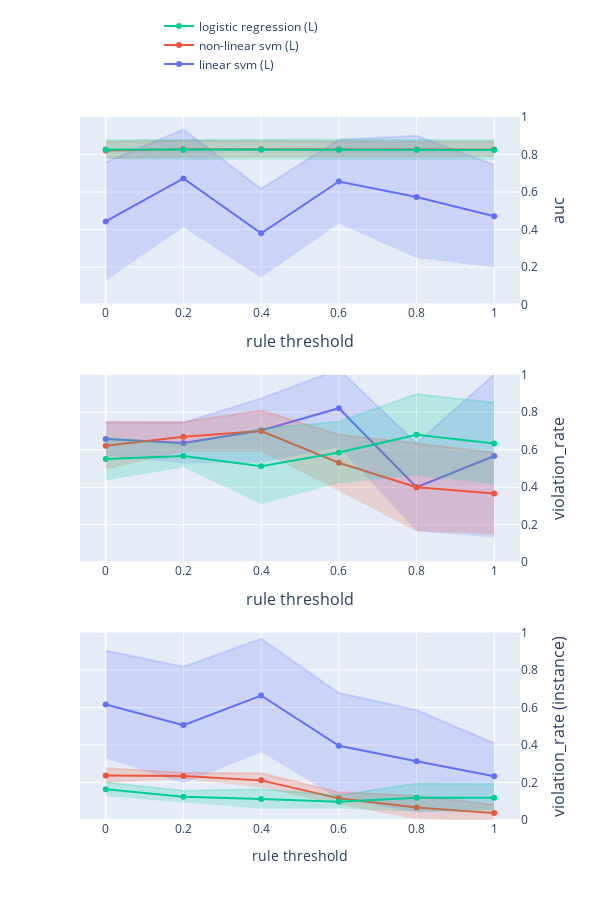

The notebook cell saved with this chart:
### Code cell
import plotly.graph_objects as go
from plotly.subplots import make_subplots


# グラフのデータを準備
# index = ['l-SVM-p', 'r-SVM-p', 'LogReg-p']

index = [
    'linear svm (L)', 
    'non-linear svm (L)', 
    'logistic regression (L)'
]

# index = [
#     'linear svm', 
#     'non-linear svm', 
#     'logistic regression'
# ]

# index = [
#     'RuleFit Classifier (disc)',
#     'tree generator (disc)',
#     'RuleFit Classifier (conti)', 
#     'tree generator (conti)',
# ]

columns = ['auc', 'violation_rate', 'violation_rate (instance)']

title_text = "rule threshold"


# サブプロットの作成
# fig = make_subplots(rows=1, cols=2, subplot_titles=('AUC', 'ルール違反率'))
fig = make_subplots(rows=len(columns), cols=1)
showlegend=True

for row_num, col in enumerate(columns):
    tmp_mean = pd.DataFrame(
        [{info: df.loc[model_name, col] for info, df in zip(infos, dfs_mean)} for model_name in index],
        index=index
    )
    tmp_std = pd.DataFrame(
        [{info: df.loc[model_name, col] for info, df in zip(infos, dfs_std)} for model_name in index],
        index=index
    )

    # グラフ1: AUC
    for i in range(len(tmp_mean)):
        fig.add_trace(
            go.Scatter(
                x=tmp_mean.columns,
                y=tmp_mean.iloc[i, :],
                mode='lines+markers',
                name=tmp_mean.index[i],
                line=dict(color=colors_mean[i]),  # ラインの色を設定
                marker=dict(color=colors_mean[i]),  # マーカーの色を設定
                showlegend=showlegend,
            ),
            row=row_num+1, col=1
        )
        fig.add_trace(
            go.Scatter(
                x=tmp_mean.columns,
                y=tmp_mean.iloc[i, :] + tmp_std.iloc[i, :],
                mode='lines',
                line=dict(color=colors_std[i]),  # ラインの色を設定
                showlegend=False
            ),
            row=row_num+1, col=1
        )
        fig.add_trace(
            go.Scatter(
                x=tmp_mean.columns,
                y=tmp_mean.iloc[i, :] - tmp_std.iloc[i, :],
                mode='lines',
                fill='tonexty',
                fillcolor=colors_std[i],
                line=dict(color='rgba(255,255,255,0)'),
                showlegend=False
            ),
            row=row_num+1, col=1
        )
    
    # x, y 軸の設定
    fig.update_xaxes(title_text=title_text, row=row_num+1, col=1, tickvals=[num / 5 for num in range(6)])
    fig.update_yaxes(title_text=col, range=[0, 1], row=row_num+1, col=1, side='right', title_font=dict(size=16))

    showlegend=False
    
# レイアウトの設定
fig.update_layout(
    height=len(columns) * 300,
    width=600,
    xaxis=dict(
        domain=[0, 1],  # 左側のsubplotの幅を調整
        title_font=dict(size=16)
    ),
    xaxis2=dict(
        domain=[0, 1],  # 右側のsubplotの幅を調整
        title_font=dict(size=16)
    ),
    legend=dict(
        x=0.5,
        y=1.15,
        orientation='h'  # 水平配置
    ),
)


# グラフの表示
fig.show()

### Figure 1 — Plotly figure (JSON) as saved in the notebook; plotly's stock layout.template omitted (floating-point values rounded to 4 significant figures)
{"data": [{"line": {"color": "rgba(99,110,250,1)"}, "marker": {"color": "rgba(99,110,250,1)"}, "mode": "lines+markers", "name": "linear svm (L)", "showlegend": true, "type": "scatter", "x": [0, 0.2, 0.4, 0.6, 0.8, 1], "xaxis": "x", "y": [0.4431, 0.6722, 0.3799, 0.6558, 0.5734, 0.4704], "yaxis": "y"}, {"line": {"color": "rgba(99,110,250,0.2)"}, "mode": "lines", "showlegend": false, "type": "scatter", "x": [0, 0.2, 0.4, 0.6, 0.8, 1], "xaxis": "x", "y": [0.7586, 0.9337, 0.6173, 0.8793, 0.8995, 0.7437], "yaxis": "y"}, {"fill": "tonexty", "fillcolor": "rgba(99,110,250,0.2)", "line": {"color": "rgba(255,255,255,0)"}, "mode": "lines", "showlegend": false, "type": "scatter", "x": [0, 0.2, 0.4, 0.6, 0.8, 1], "xaxis": "x", "y": [0.1276, 0.4107, 0.1426, 0.4322, 0.2472, 0.1971], "yaxis": "y"}, {"line": {"color": "rgba(239,85,59,1)"}, "marker": {"color": "rgba(239,85,59,1)"}, "mode": "lines+markers", "name": "non-linear svm (L)", "showlegend": true, "type": "scatter", "x": [0, 0.2, 0.4, 0.6, 0.8, 1], "xaxis": "x", "y": [0.8215, 0.8279, 0.8277, 0.8268, 0.8269, 0.8269], "yaxis": "y"}, {"line": {"color": "rgba(239,85,59,0.2)"}, "mode": "lines", "showlegend": false, "type": "scatter", "x": [0, 0.2, 0.4, 0.6, 0.8, 1], "xaxis": "x", "y": [0.8672, 0.8729, 0.8712, 0.8679, 0.8684, 0.8677], "yaxis": "y"}, {"fill": "tonexty", "fillcolor": "rgba(239,85,59,0.2)", "line": {"color": "rgba(255,255,255,0)"}, "mode": "lines", "showlegend": false, "type": "scatter", "x": [0, 0.2, 0.4, 0.6, 0.8, 1], "xaxis": "x", "y": [0.7757, 0.7828, 0.7843, 0.7857, 0.7854, 0.7861], "yaxis": "y"}, {"line": {"color": "rgba(0,204,150,1)"}, "marker": {"color": "rgba(0,204,150,1)"}, "mode": "lines+markers", "name": "logistic regression (L)", "showlegend": true, "type": "scatter", "x": [0, 0.2, 0.4, 0.6, 0.8, 1], "xaxis": "x", "y": [0.8266, 0.8255, 0.8252, 0.8254, 0.8251, 0.8245], "yaxis": "y"}, {"line": {"color": "rgba(0,204,150,0.2)"}, "mode": "lines", "showlegend": false, "type": "scatter", "x": [0, 0.2, 0.4, 0.6, 0.8, 1], "xaxis": "x", "y": [0.8774, 0.8796, 0.8782, 0.8781, 0.8779, 0.8766], "yaxis": "y"}, {"fill": "tonexty", "fillcolor": "rgba(0,204,150,0.2)", "line": {"color": "rgba(255,255,255,0)"}, "mode": "lines", "showlegend": false, "type": "scatter", "x": [0, 0.2, 0.4, 0.6, 0.8, 1], "xaxis": "x", "y": [0.7759, 0.7714, 0.7722, 0.7726, 0.7722, 0.7724], "yaxis": "y"}, {"line": {"color": "rgba(99,110,250,1)"}, "marker": {"color": "rgba(99,110,250,1)"}, "mode": "lines+markers", "name": "linear svm (L)", "showlegend": false, "type": "scatter", "x": [0, 0.2, 0.4, 0.6, 0.8, 1], "xaxis": "x2", "y": [0.6577, 0.6364, 0.7032, 0.8214, 0.4, 0.5667], "yaxis": "y2"}, {"line": {"color": "rgba(99,110,250,0.2)"}, "mode": "lines", "showlegend": false, "type": "scatter", "x": [0, 0.2, 0.4, 0.6, 0.8, 1], "xaxis": "x2", "y": [0.7458, 0.746, 0.8738, 1.03, 0.6345, 1.001], "yaxis": "y2"}, {"fill": "tonexty", "fillcolor": "rgba(99,110,250,0.2)", "line": {"color": "rgba(255,255,255,0)"}, "mode": "lines", "showlegend": false, "type": "scatter", "x": [0, 0.2, 0.4, 0.6, 0.8, 1], "xaxis": "x2", "y": [0.5696, 0.5267, 0.5326, 0.6132, 0.1655, 0.1321], "yaxis": "y2"}, {"line": {"color": "rgba(239,85,59,1)"}, "marker": {"color": "rgba(239,85,59,1)"}, "mode": "lines+markers", "name": "non-linear svm (L)", "showlegend": false, "type": "scatter", "x": [0, 0.2, 0.4, 0.6, 0.8, 1], "xaxis": "x2", "y": [0.6217, 0.6697, 0.6996, 0.531, 0.4, 0.3667], "yaxis": "y2"}, {"line": {"color": "rgba(239,85,59,0.2)"}, "mode": "lines", "showlegend": false, "type": "scatter", "x": [0, 0.2, 0.4, 0.6, 0.8, 1], "xaxis": "x2", "y": [0.7489, 0.7486, 0.8092, 0.6814, 0.6345, 0.584], "yaxis": "y2"}, {"fill": "tonexty", "fillcolor": "rgba(239,85,59,0.2)", "line": {"color": "rgba(255,255,255,0)"}, "mode": "lines", "showlegend": false, "type": "scatter", "x": [0, 0.2, 0.4, 0.6, 0.8, 1], "xaxis": "x2", "y": [0.4945, 0.5908, 0.5901, 0.3805, 0.1655, 0.1494], "yaxis": "y2"}, {"line": {"color": "rgba(0,204,150,1)"}, "marker": {"color": "rgba(0,204,150,1)"}, "mode": "lines+markers", "name": "logistic regression (L)", "showlegend": false, "type": "scatter", "x": [0, 0.2, 0.4, 0.6, 0.8, 1], "xaxis": "x2", "y": [0.5512, 0.5667, 0.5116, 0.5857, 0.68, 0.6333], "yaxis": "y2"}, {"line": {"color": "rgba(0,204,150,0.2)"}, "mode": "lines", "showlegend": false, "type": "scatter", "x": [0, 0.2, 0.4, 0.6, 0.8, 1], "xaxis": "x2", "y": [0.6656, 0.6275, 0.7133, 0.7495, 0.8968, 0.8506], "yaxis": "y2"}, {"fill": "tonexty", "fillcolor": "rgba(0,204,150,0.2)", "line": {"color": "rgba(255,255,255,0)"}, "mode": "lines", "showlegend": false, "type": "scatter", "x": [0, 0.2, 0.4, 0.6, 0.8, 1], "xaxis": "x2", "y": [0.4368, 0.5058, 0.31, 0.422, 0.4632, 0.416], "yaxis": "y2"}, {"line": {"color": "rgba(99,110,250,1)"}, "marker": {"color": "rgba(99,110,250,1)"}, "mode": "lines+markers", "name": "linear svm (L)", "showlegend": false, "type": "scatter", "x": [0, 0.2, 0.4, 0.6, 0.8, 1], "xaxis": "x3", "y": [0.6164, 0.5063, 0.6641, 0.3961, 0.3139, 0.2333], "yaxis": "y3"}, {"line": {"color": "rgba(99,110,250,0.2)"}, "mode": "lines", "showlegend": false, "type": "scatter", "x": [0, 0.2, 0.4, 0.6, 0.8, 1], "xaxis": "x3", "y": [0.904, 0.8171, 0.9674, 0.6772, 0.5864, 0.4092], "yaxis": "y3"}, {"fill": "tonexty", "fillcolor": "rgba(99,110,250,0.2)", "line": {"color": "rgba(255,255,255,0)"}, "mode": "lines", "showlegend": false, "type": "scatter", "x": [0, 0.2, 0.4, 0.6, 0.8, 1], "xaxis": "x3", "y": [0.3289, 0.1954, 0.3609, 0.115, 0.04148, 0.05744], "yaxis": "y3"}, {"line": {"color": "rgba(239,85,59,1)"}, "marker": {"color": "rgba(239,85,59,1)"}, "mode": "lines+markers", "name": "non-linear svm (L)", "showlegend": false, "type": "scatter", "x": [0, 0.2, 0.4, 0.6, 0.8, 1], "xaxis": "x3", "y": [0.2369, 0.235, 0.2114, 0.1154, 0.06699, 0.03671], "yaxis": "y3"}, {"line": {"color": "rgba(239,85,59,0.2)"}, "mode": "lines", "showlegend": false, "type": "scatter", "x": [0, 0.2, 0.4, 0.6, 0.8, 1], "xaxis": "x3", "y": [0.2766, 0.2515, 0.2494, 0.1481, 0.1288, 0.08126], "yaxis": "y3"}, {"fill": "tonexty", "fillcolor": "rgba(239,85,59,0.2)", "line": {"color": "rgba(255,255,255,0)"}, "mode": "lines", "showlegend": false, "type": "scatter", "x": [0, 0.2, 0.4, 0.6, 0.8, 1], "xaxis": "x3", "y": [0.1972, 0.2184, 0.1734, 0.08267, 0.005166, -0.007845], "yaxis": "y3"}, {"line": {"color": "rgba(0,204,150,1)"}, "marker": {"color": "rgba(0,204,150,1)"}, "mode": "lines+markers", "name": "logistic regression (L)", "showlegend": false, "type": "scatter", "x": [0, 0.2, 0.4, 0.6, 0.8, 1], "xaxis": "x3", "y": [0.1641, 0.1243, 0.1119, 0.09667, 0.119, 0.1184], "yaxis": "y3"}, {"line": {"color": "rgba(0,204,150,0.2)"}, "mode": "lines", "showlegend": false, "type": "scatter", "x": [0, 0.2, 0.4, 0.6, 0.8, 1], "xaxis": "x3", "y": [0.2013, 0.1559, 0.1638, 0.1319, 0.1943, 0.1932], "yaxis": "y3"}, {"fill": "tonexty", "fillcolor": "rgba(0,204,150,0.2)", "line": {"color": "rgba(255,255,255,0)"}, "mode": "lines", "showlegend": false, "type": "scatter", "x": [0, 0.2, 0.4, 0.6, 0.8, 1], "xaxis": "x3", "y": [0.1269, 0.0927, 0.06003, 0.06148, 0.04363, 0.04355], "yaxis": "y3"}], "layout": {"height": 900, "legend": {"orientation": "h", "x": 0.5, "y": 1.15}, "width": 600, "xaxis": {"anchor": "y", "domain": [0, 1], "tickvals": [0, 0.2, 0.4, 0.6, 0.8, 1], "title": {"font": {"size": 16}, "text": "rule threshold"}}, "xaxis2": {"anchor": "y2", "domain": [0, 1], "tickvals": [0, 0.2, 0.4, 0.6, 0.8, 1], "title": {"font": {"size": 16}, "text": "rule threshold"}}, "xaxis3": {"anchor": "y3", "domain": [0, 1], "tickvals": [0, 0.2, 0.4, 0.6, 0.8, 1], "title": {"text": "rule threshold"}}, "yaxis": {"anchor": "x", "domain": [0.7333, 1], "range": [0, 1], "side": "right", "title": {"font": {"size": 16}, "text": "auc"}}, "yaxis2": {"anchor": "x2", "domain": [0.3667, 0.6333], "range": [0, 1], "side": "right", "title": {"font": {"size": 16}, "text": "violation_rate"}}, "yaxis3": {"anchor": "x3", "domain": [0, 0.2667], "range": [0, 1], "side": "right", "title": {"font": {"size": 16}, "text": "violation_rate (instance)"}}}}
